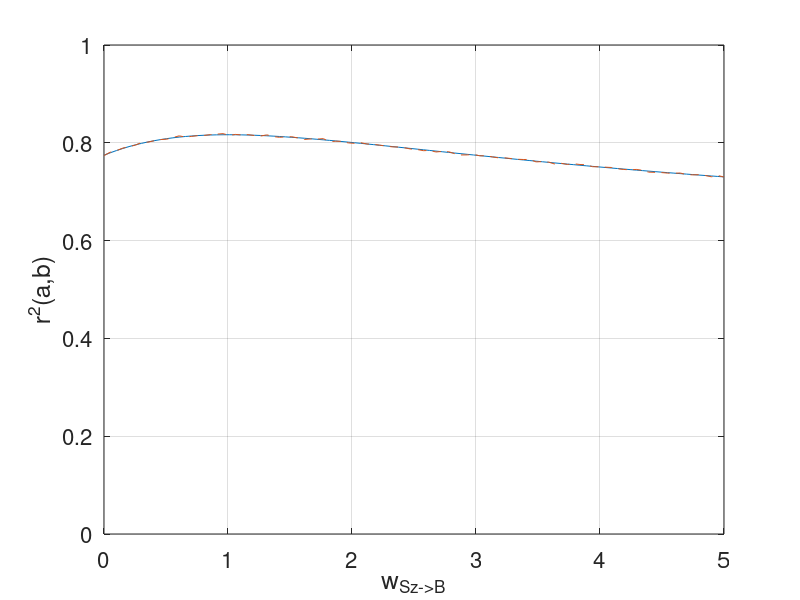

Write MATLAB code to recreate this figure.
% parameters

param_vals = linspace(0,5,100);
n = 100000;

r2_vals = zeros(size(param_vals));
r2_emp_vals = zeros(size(param_vals));

for param_i = 1:numel(param_vals)
  fprintf('Computing trial %d/%d...', param_i, numel(param_vals));
  param_val = param_vals(param_i);
  
  % set parameter values
  
  exog_var_a = 1;
  exog_var_b = 1;
  exog_var_sa = 1;
  exog_var_sb = 1;
  exog_var_sz = 1;

  w_sa_a = 1;
  w_sz_a = 1;
  w_sz_b = param_val;
  w_sb_b = 1;
  w_a_b = 1;

  % construct linear-algebraic form
  W = [0, 0, 0, 0, 0;
    0, 0, 0, 0, 0;
    0, 0, 0, 0, 0;
    w_sa_a, 0, w_sz_a, 0, 0;
    0, w_sb_b, w_sz_b, w_a_b, 0];
  s = [exog_var_sa;
    exog_var_sb;
    exog_var_sz;
    exog_var_a;
    exog_var_b];

  Wt = zeros(length(s));
  for i = 0:length(s)
    Wt = Wt + W^i;
  end

  % analytically compute r2(a,b) = r2(4,5)
  
  r2_num_k = Wt(4,:).*Wt(5,:).*s.';
  r2_denomi_k = Wt(4,:).^2.*s.';
  r2_denomj_k = Wt(5,:).^2.*s.';
  r2 = sum(r2_num_k) ./ sqrt(sum(r2_denomi_k)*sum(r2_denomj_k));
  r2_vals(param_i) = r2;
  fprintf('done!\n');
  
  % empirically compute r2(a,b)
  
  e_sa = sqrt(exog_var_sa)*randn(1,n);
  e_sb = sqrt(exog_var_sb)*randn(1,n);
  e_sz = sqrt(exog_var_sz)*randn(1,n);
  e_a = sqrt(exog_var_a)*randn(1,n);
  e_b = sqrt(exog_var_b)*randn(1,n);
  
  sa = e_sa;
  sb = e_sb;
  sz = e_sz;
  a = w_sa_a*sa + w_sz_a*sz + e_a;
  b = w_sb_b*sb + w_sz_b*sz + w_a_b*a + e_b;
  r2_emp_vals(param_i) = corr(a.',b.');
  
end

clf; plot(param_vals, r2_vals); hold on; plot(param_vals, r2_emp_vals,'--');
xlabel('w_{Sz->B}'); ylabel('r^2(a,b)'); grid on; ylim([0 1]);
set(gca,'fontsize',16);